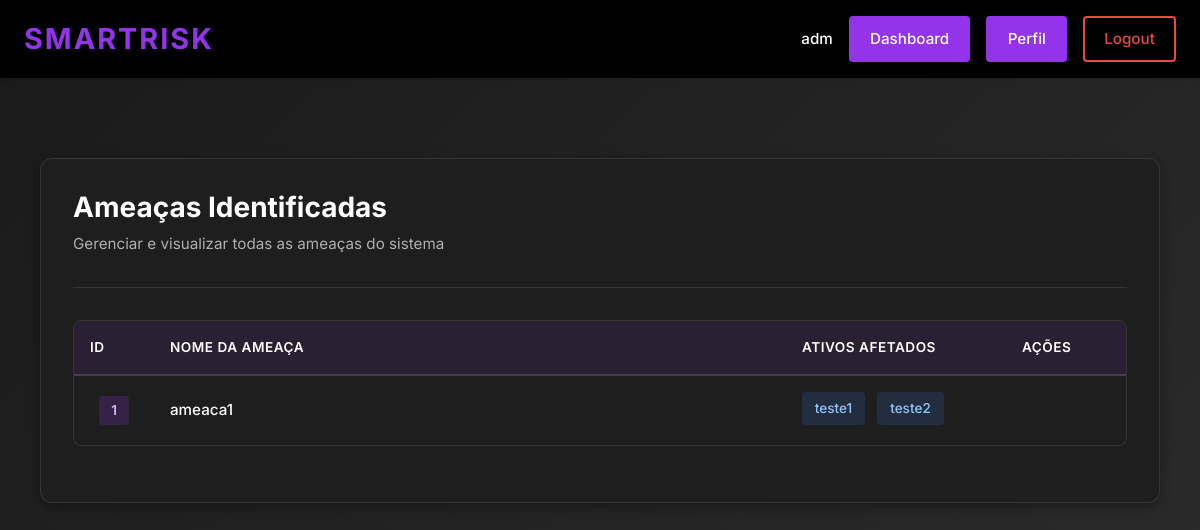
Page /lista_ameacas/ (signed in) on the earlier database version.
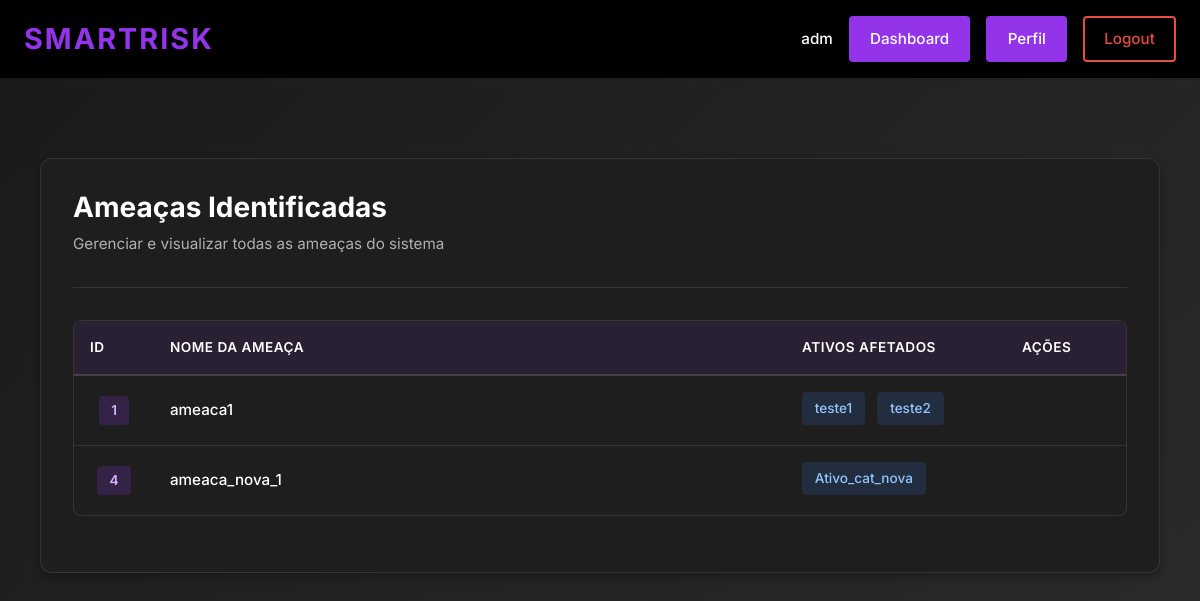
Same page on the later database version.
### ismsapp/models.py (models this page shows, shortened)
class Ameaca(models.Model):
    """The name/title of the threat."""
    nome = models.CharField(
        max_length=255,
        help_text="Nome ou título da ameaça (ex: Ransomware Cryptolocker).",
    )
    """The assets that this threat targets. A threat can affect multiple assets."""
    ativos = models.ManyToManyField(
        Ativo,
        related_name = "ameacas",
        help_text = "Os ativos que esta ameaça tem como alvo.",
    )
    class Meta:
        verbose_name = "Ameaça"
        verbose_name_plural = "Ameaças"

class Ativo(models.Model):
    """Name/identifier of the asset (e.g., 'Servidor de Banco de Dados Prod-01')."""
    nome = models.CharField(
        max_length=255,
        default="Ativo",
        help_text="Nome único ou identificador do ativo (ex.: 'Servidor de Banco de Dados Prod-01').",
    )
    """Foreign key to the asset category that classifies this asset."""
    categoria = models.ForeignKey(
        CategoriaAtivo,
        on_delete=models.SET_NULL,
        null=True,
        related_name="ativos",
        help_text="Categoria que classifica este ativo.",
    )
    """Numeric score for the Confidentiality dimension, indicating how sensitive the asset's information is. Higher values mean greater damage if data is disclosed without authorization."""
    confidencialidade = models.PositiveSmallIntegerField(
        verbose_name = "Confidencialidade (C)",
        default = 0,
        help_text = (
            "Grau de sensibilidade das informações deste ativo. "
            "Uma pontuação mais alta indica maior prejuízo caso os dados sejam divulgados sem autorização."
        ),
    )
    """Numeric score for the Integrity dimension, indicating how critical it is that the asset's data remains accurate and unaltered. Higher values mean greater harm if data is modified or corrupted."""
    integridade = models.PositiveSmallIntegerField(
        verbose_name = "Integridade (I)",
        default = 0,
        help_text = (
            "Grau de criticalidade do dado deste ativo. "
            "Uma pontuação mais alta indica maior dano se os dados forem modificados ou corrompidos."
        ),
    )
    """Numeric score for the Availability dimension, indicating how important it is that the asset is accessible when needed. Higher values mean more severe impact if the asset becomes unavailable."""
    disponibilidade = models.PositiveSmallIntegerField(
        verbose_name = "Disponibilidade (D)",
        default = 0,
        help_text = (
            "Grau de importância do acesso a este ativo quando necessário. "
            "Uma pontuação mais alta indica impacto mais severo se o ativo se tornar indisponível."
        ),
    )
    """The Privacy dimension score, indicating how much the asset handles personal data subject to privacy regulations. Higher values mean greater exposure to privacy-related obligations and risks."""
    privacidade = models.PositiveSmallIntegerField(
        verbose_name = "Privacidade (P)",
        default = 0,
        help_text = (
            "O grau em que este ativo lida com dados pessoais sujeitos a regulamentações de privacidade. "
            "Uma pontuação mais alta indica maior exposição a obrigações e riscos relacionados à privacidade."
        ),
    )
    """Composite CIDP weight calculated from the four dimension scores previously defined. This value is used in risk scoring to reflect the overall criticality of the asset. Consider overriding the save() method or using a @property to automatically keep this value in sync whenever any of the individual dimension scores are updated."""
    peso_cidp = models.DecimalField(
        max_digits = 5,
        decimal_places = 2,
        default = 0,
        help_text = (
            "Peso composto CIDP calculado a partir das quatro pontuações de dimensão acima. "
        ),
    )
    class Meta:
        verbose_name = "Ativo"
        verbose_name_plural = "Ativos"

### ismsapp/views.py (the view)
# urls.py: path("lista_ameacas/", views.ReadAmeacaView.as_view(), name="lista_ameacas"),
class ReadAmeacaView(View):
    template_name = "ismsapp/lista_ameacas.html"
    def _check_permission(self, user):
        if not user.is_authenticated:
            return False
        user_profile = getattr(user, 'profile', None)
        if not user_profile:
            return False
        return True
    def _check_edit_permission(self, user):
        if not user.is_authenticated:
            return False
        user_profile = getattr(user, 'profile', None)
        if not user_profile:
            return False
        allowed_actors = [
            UserProfile.Actor.AUDITOR,
            UserProfile.Actor.ANALISTA
        ]
        return user_profile.actor_type in allowed_actors
    @method_decorator(login_required(login_url="login"))
    def get(self, request, *args, **kwargs):
        if not self._check_permission(request.user):
            return redirect('dashboard')
        from .models import Ameaca
        ameacas = Ameaca.objects.all()
        pode_editar_deletar = self._check_edit_permission(request.user)
        contexto = {
            'ameacas': ameacas,
            'pode_editar_deletar': pode_editar_deletar,
        }
        return render(request, self.template_name, contexto)

### ismsapp/templates/ismsapp/lista_ameacas.html (shortened to what this page needs)
{% extends "ismsapp/base.html" %}
{% load static %}
{% block extra_css %}
    <link href="https://cdn.jsdelivr.net/npm/bootstrap@5.3.0/dist/css/bootstrap.min.css" rel="stylesheet">
    <link href="https://cdnjs.cloudflare.com/ajax/libs/font-awesome/6.4.0/css/all.min.css" rel="stylesheet">
    <link href="{% static 'css/ismsapp/lista_ameacas.css' %}" rel="stylesheet">
{% endblock %}
{% block content %}
    <div class="lista-container">
        <div class="lista-card">
            <div class="lista-header">
                <div class="header-content">
                    <h1>Ameaças Identificadas</h1>
                    <p class="subtitle">Gerenciar e visualizar todas as ameaças do sistema</p>
                </div>
            </div>
            {% if ameacas %}
                <div class="threats-table-wrapper">
                    <table class="threats-table">
                        <thead>
                            <tr>
                                <th>ID</th>
                                <th>Nome da Ameaça</th>
                                <th>Ativos Afetados</th>
                                <th>Ações</th>
                            </tr>
                        </thead>
                        <tbody>
                            {% for ameaca in ameacas %}
                                <tr>
                                    <td class="threat-id-cell">
                                        <span class="id-badge">{{ ameaca.id }}</span>
                                    </td>
                                    <td class="threat-name-cell">
                                        {{ ameaca.nome }}
                                    </td>
                                    <td class="threat-assets-cell">
                                        {% if ameaca.ativos.all %}
                                            {% for ativo in ameaca.ativos.all %}
                                                <span class="asset-badge">{{ ativo.nome }}</span>
                                            {% endfor %}
                                        {% else %}
                                            <span class="asset-badge empty">Nenhum ativo</span>
                                        {% endif %}
                                    </td>
                                    <td class="threat-actions-cell">
                                    </td>
                                </tr>
                            {% endfor %}
                        </tbody>
                    </table>
                </div>
            {% else %}
                <div class="empty-state">
                    <i class="fas fa-shield-alt"></i>
                    <h2>Nenhuma ameaça registrada</h2>
                    <p>Comece registrando uma nova ameaça ao clicar no botão "Nova Ameaça"</p>
                </div>
            {% endif %}
        </div>
    </div>
{% endblock %}

Differences in the rows shown:
added Ameaca: id "4", nome "ameaca_nova_1"
now on this page (row unchanged): Ativo: nome "Ativo_cat_nova", shown under "4"
